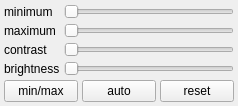
<?xml version="1.0" encoding="UTF-8"?>
<ui version="4.0">
 <class>Form</class>
 <widget class="QWidget" name="Form">
  <property name="geometry">
   <rect>
    <x>0</x>
    <y>0</y>
    <width>238</width>
    <height>142</height>
   </rect>
  </property>
  <property name="sizePolicy">
   <sizepolicy hsizetype="MinimumExpanding" vsizetype="Minimum">
    <horstretch>0</horstretch>
    <verstretch>0</verstretch>
   </sizepolicy>
  </property>
  <property name="maximumSize">
   <size>
    <width>16777125</width>
    <height>16777215</height>
   </size>
  </property>
  <property name="windowTitle">
   <string>Form</string>
  </property>
  <layout class="QVBoxLayout" name="verticalLayout_2" stretch="0,0">
   <property name="spacing">
    <number>4</number>
   </property>
   <property name="sizeConstraint">
    <enum>QLayout::SetMaximumSize</enum>
   </property>
   <property name="margin">
    <number>4</number>
   </property>
   <item>
    <layout class="QGridLayout" name="gbox">
     <property name="spacing">
      <number>4</number>
     </property>
     <item row="0" column="1">
      <widget class="QSlider" name="minimum">
       <property name="sizePolicy">
        <sizepolicy hsizetype="MinimumExpanding" vsizetype="Fixed">
         <horstretch>0</horstretch>
         <verstretch>0</verstretch>
        </sizepolicy>
       </property>
       <property name="orientation">
        <enum>Qt::Horizontal</enum>
       </property>
       <property name="tickPosition">
        <enum>QSlider::NoTicks</enum>
       </property>
      </widget>
     </item>
     <item row="3" column="0">
      <widget class="QLabel" name="brigthLbl">
       <property name="sizePolicy">
        <sizepolicy hsizetype="Preferred" vsizetype="Preferred">
         <horstretch>0</horstretch>
         <verstretch>0</verstretch>
        </sizepolicy>
       </property>
       <property name="text">
        <string>brightness</string>
       </property>
      </widget>
     </item>
     <item row="1" column="1">
      <widget class="QSlider" name="maximum">
       <property name="sizePolicy">
        <sizepolicy hsizetype="MinimumExpanding" vsizetype="Fixed">
         <horstretch>0</horstretch>
         <verstretch>0</verstretch>
        </sizepolicy>
       </property>
       <property name="orientation">
        <enum>Qt::Horizontal</enum>
       </property>
      </widget>
     </item>
     <item row="3" column="1">
      <widget class="QSlider" name="brightness">
       <property name="sizePolicy">
        <sizepolicy hsizetype="MinimumExpanding" vsizetype="Fixed">
         <horstretch>0</horstretch>
         <verstretch>0</verstretch>
        </sizepolicy>
       </property>
       <property name="orientation">
        <enum>Qt::Horizontal</enum>
       </property>
      </widget>
     </item>
     <item row="2" column="0">
      <widget class="QLabel" name="contrastLbl">
       <property name="sizePolicy">
        <sizepolicy hsizetype="Preferred" vsizetype="Preferred">
         <horstretch>0</horstretch>
         <verstretch>0</verstretch>
        </sizepolicy>
       </property>
       <property name="text">
        <string>contrast</string>
       </property>
      </widget>
     </item>
     <item row="0" column="0">
      <widget class="QLabel" name="minLbl">
       <property name="sizePolicy">
        <sizepolicy hsizetype="Maximum" vsizetype="Preferred">
         <horstretch>0</horstretch>
         <verstretch>0</verstretch>
        </sizepolicy>
       </property>
       <property name="text">
        <string>minimum</string>
       </property>
      </widget>
     </item>
     <item row="2" column="1">
      <widget class="QSlider" name="contrast">
       <property name="sizePolicy">
        <sizepolicy hsizetype="MinimumExpanding" vsizetype="Fixed">
         <horstretch>0</horstretch>
         <verstretch>0</verstretch>
        </sizepolicy>
       </property>
       <property name="orientation">
        <enum>Qt::Horizontal</enum>
       </property>
      </widget>
     </item>
     <item row="1" column="0">
      <widget class="QLabel" name="maxLbl">
       <property name="sizePolicy">
        <sizepolicy hsizetype="Preferred" vsizetype="Preferred">
         <horstretch>0</horstretch>
         <verstretch>0</verstretch>
        </sizepolicy>
       </property>
       <property name="text">
        <string>maximum</string>
       </property>
      </widget>
     </item>
    </layout>
   </item>
   <item>
    <layout class="QHBoxLayout" name="hbox">
     <property name="spacing">
      <number>4</number>
     </property>
     <item>
      <widget class="QPushButton" name="minMaxBtn">
       <property name="sizePolicy">
        <sizepolicy hsizetype="MinimumExpanding" vsizetype="Fixed">
         <horstretch>0</horstretch>
         <verstretch>0</verstretch>
        </sizepolicy>
       </property>
       <property name="text">
        <string>min/max</string>
       </property>
      </widget>
     </item>
     <item>
      <widget class="QPushButton" name="autoBtn">
       <property name="text">
        <string>auto</string>
       </property>
      </widget>
     </item>
     <item>
      <widget class="QPushButton" name="resetBtn">
       <property name="sizePolicy">
        <sizepolicy hsizetype="MinimumExpanding" vsizetype="Fixed">
         <horstretch>0</horstretch>
         <verstretch>0</verstretch>
        </sizepolicy>
       </property>
       <property name="text">
        <string>reset</string>
       </property>
      </widget>
     </item>
    </layout>
   </item>
  </layout>
 </widget>
 <resources/>
 <connections/>
</ui>
